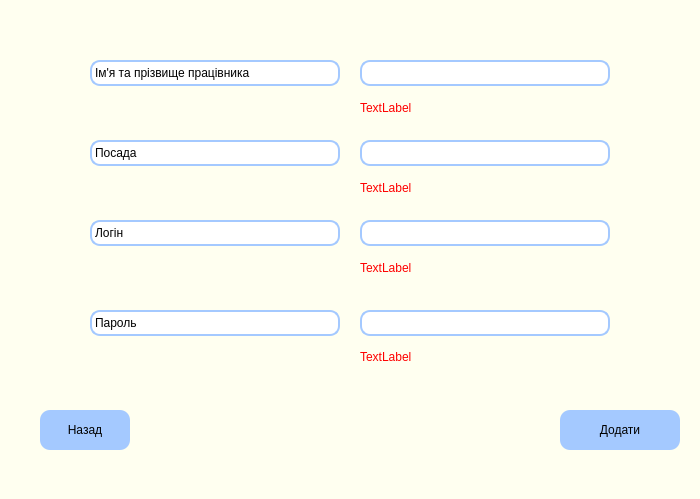
<?xml version="1.0" encoding="UTF-8"?>
<ui version="4.0">
 <class>NewWorker</class>
 <widget class="QWidget" name="NewWorker">
  <property name="geometry">
   <rect>
    <x>0</x>
    <y>0</y>
    <width>700</width>
    <height>499</height>
   </rect>
  </property>
  <property name="windowTitle">
   <string>Form</string>
  </property>
  <property name="styleSheet">
   <string notr="true">background-color: rgb(255, 255, 240);</string>
  </property>
  <widget class="QPushButton" name="register_button">
   <property name="geometry">
    <rect>
     <x>560</x>
     <y>410</y>
     <width>120</width>
     <height>40</height>
    </rect>
   </property>
   <property name="styleSheet">
    <string notr="true">border-radius: 10px;
border-color: rgb(0, 0, 0);
background-color: rgb(164, 201, 255);
font: 12pt &quot;Arial&quot;;
</string>
   </property>
   <property name="text">
    <string>Додати</string>
   </property>
  </widget>
  <widget class="QPushButton" name="back_button">
   <property name="geometry">
    <rect>
     <x>40</x>
     <y>410</y>
     <width>90</width>
     <height>40</height>
    </rect>
   </property>
   <property name="styleSheet">
    <string notr="true">border-radius: 10px;
border-color: rgb(0, 0, 0);
background-color: rgb(164, 201, 255);
font: 12pt &quot;Arial&quot;;
</string>
   </property>
   <property name="text">
    <string>Назад</string>
   </property>
  </widget>
  <widget class="QLabel" name="label_3">
   <property name="geometry">
    <rect>
     <x>90</x>
     <y>140</y>
     <width>250</width>
     <height>26</height>
    </rect>
   </property>
   <property name="styleSheet">
    <string notr="true">font: 14pt &quot;Arial&quot;;
background-color: white;
border: 2px solid rgb(164, 201, 255);
border-radius: 10px;</string>
   </property>
   <property name="text">
    <string>Посада</string>
   </property>
  </widget>
  <widget class="QLabel" name="label_5">
   <property name="geometry">
    <rect>
     <x>90</x>
     <y>220</y>
     <width>250</width>
     <height>26</height>
    </rect>
   </property>
   <property name="styleSheet">
    <string notr="true">font: 14pt &quot;Arial&quot;;
background-color: white;
border: 2px solid rgb(164, 201, 255);
border-radius: 10px;</string>
   </property>
   <property name="text">
    <string>Логін</string>
   </property>
  </widget>
  <widget class="QLabel" name="label">
   <property name="geometry">
    <rect>
     <x>90</x>
     <y>60</y>
     <width>250</width>
     <height>26</height>
    </rect>
   </property>
   <property name="styleSheet">
    <string notr="true">font: 14pt &quot;Arial&quot;;
background-color: white;
border: 2px solid rgb(164, 201, 255);
border-radius: 10px;</string>
   </property>
   <property name="text">
    <string>Ім'я та прізвище працівника</string>
   </property>
  </widget>
  <widget class="QLabel" name="label_4">
   <property name="geometry">
    <rect>
     <x>90</x>
     <y>310</y>
     <width>250</width>
     <height>26</height>
    </rect>
   </property>
   <property name="styleSheet">
    <string notr="true">font: 14pt &quot;Arial&quot;;
background-color: white;
border: 2px solid rgb(164, 201, 255);
border-radius: 10px;</string>
   </property>
   <property name="text">
    <string>Пароль</string>
   </property>
  </widget>
  <widget class="QLabel" name="name_issue">
   <property name="geometry">
    <rect>
     <x>360</x>
     <y>85</y>
     <width>250</width>
     <height>46</height>
    </rect>
   </property>
   <property name="styleSheet">
    <string notr="true">color: red;
font: 12pt &quot;Arial&quot;;</string>
   </property>
   <property name="text">
    <string>TextLabel</string>
   </property>
  </widget>
  <widget class="QLabel" name="password_issue">
   <property name="geometry">
    <rect>
     <x>360</x>
     <y>334</y>
     <width>250</width>
     <height>46</height>
    </rect>
   </property>
   <property name="styleSheet">
    <string notr="true">color: red;
font: 12pt &quot;Arial&quot;;</string>
   </property>
   <property name="text">
    <string>TextLabel</string>
   </property>
  </widget>
  <widget class="QLineEdit" name="name">
   <property name="geometry">
    <rect>
     <x>360</x>
     <y>60</y>
     <width>250</width>
     <height>26</height>
    </rect>
   </property>
   <property name="styleSheet">
    <string notr="true">border-radius: 10px;
font: 12pt &quot;Arial&quot;;
border: 2px solid rgb(164, 201, 255);
background-color: white;
</string>
   </property>
  </widget>
  <widget class="QLabel" name="title_issue">
   <property name="geometry">
    <rect>
     <x>360</x>
     <y>165</y>
     <width>250</width>
     <height>46</height>
    </rect>
   </property>
   <property name="styleSheet">
    <string notr="true">color: red;
font: 12pt &quot;Arial&quot;;</string>
   </property>
   <property name="text">
    <string>TextLabel</string>
   </property>
  </widget>
  <widget class="QLabel" name="login_issue">
   <property name="geometry">
    <rect>
     <x>360</x>
     <y>245</y>
     <width>250</width>
     <height>46</height>
    </rect>
   </property>
   <property name="styleSheet">
    <string notr="true">color: red;
font: 12pt &quot;Arial&quot;;</string>
   </property>
   <property name="text">
    <string>TextLabel</string>
   </property>
  </widget>
  <widget class="QLineEdit" name="password">
   <property name="geometry">
    <rect>
     <x>360</x>
     <y>310</y>
     <width>250</width>
     <height>26</height>
    </rect>
   </property>
   <property name="styleSheet">
    <string notr="true">border-radius: 10px;
font: 12pt &quot;Arial&quot;;
border: 2px solid rgb(164, 201, 255);
background-color: white;
</string>
   </property>
  </widget>
  <widget class="QLineEdit" name="login">
   <property name="geometry">
    <rect>
     <x>360</x>
     <y>220</y>
     <width>250</width>
     <height>26</height>
    </rect>
   </property>
   <property name="styleSheet">
    <string notr="true">border-radius: 10px;
font: 12pt &quot;Arial&quot;;
border: 2px solid rgb(164, 201, 255);
background-color: white;
</string>
   </property>
  </widget>
  <widget class="QLineEdit" name="job_title">
   <property name="geometry">
    <rect>
     <x>360</x>
     <y>140</y>
     <width>250</width>
     <height>26</height>
    </rect>
   </property>
   <property name="styleSheet">
    <string notr="true">border-radius: 10px;
font: 12pt &quot;Arial&quot;;
border: 2px solid rgb(164, 201, 255);
background-color: white;
</string>
   </property>
  </widget>
 </widget>
 <resources/>
 <connections/>
</ui>
